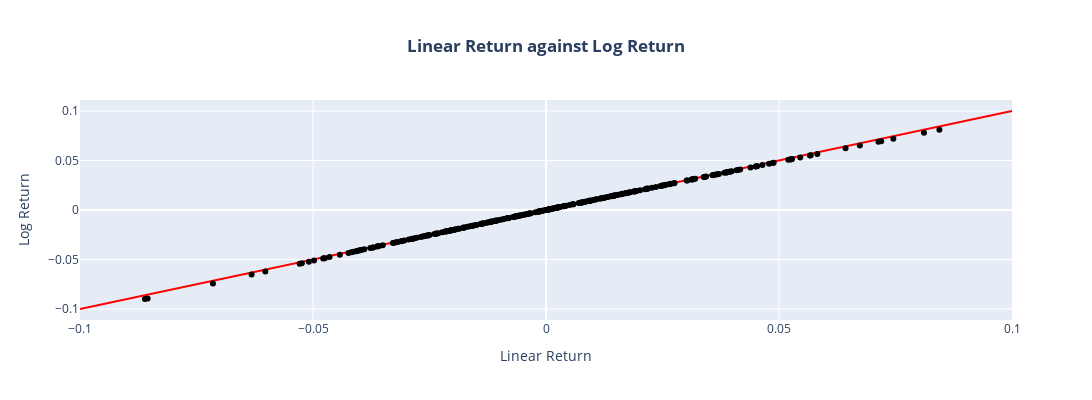

Notebook source saved alongside this figure:
### Code cell
linear_vs_log_return_fig = plot_scatter( linear_r, log_r, 'Linear Return against Log Return', 'Linear Return', 'Log Return', True )
linear_vs_log_return_fig.update_layout(height = 400, width = 1300)
linear_vs_log_return_fig.show()
linear_vs_log_return_fig.write_image("images/fig_4_linear_return_vs_log_return.png")

### Figure 1 — Plotly figure (JSON) as saved in the notebook; plotly's stock layout.template omitted (floating-point values rounded to 4 significant figures; data arrays with more than 128 entries replaced by an {"elided": "..."} marker saying what was removed)
{"data": [{"line": {"color": "red"}, "mode": "lines", "type": "scatter", "x": [-0.1, 0.1], "y": [-0.1, 0.1]}, {"line": {"color": "#000000"}, "mode": "markers", "type": "scatter", "x": {"elided": "299 float values"}, "y": {"elided": "299 float values"}}], "layout": {"height": 400, "showlegend": false, "title": {"text": "<b>Linear Return against Log Return</b>", "x": 0.5, "xanchor": "center", "y": 0.9, "yanchor": "top"}, "width": 1300, "xaxis": {"title": {"text": "Linear Return"}}, "yaxis": {"title": {"text": "Log Return"}}}}
